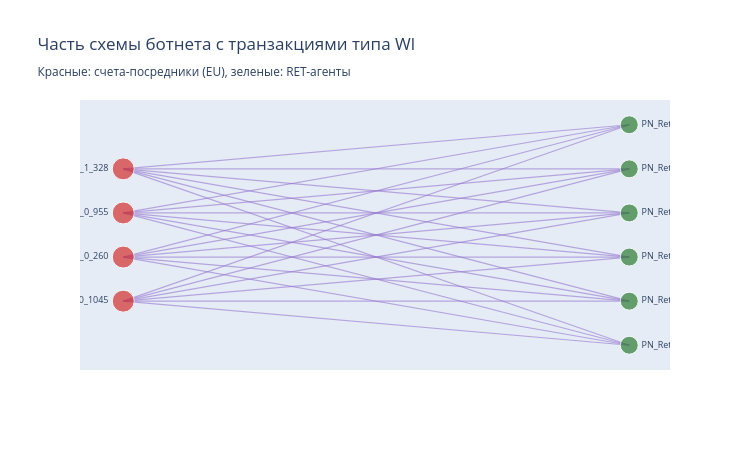

This figure's notebook cell:
### Code cell
pos_mule = {}
mule_list = sorted(mule_ids)
ret_list  = sorted(ret_ids)
for i, n in enumerate(mule_list):
    pos_mule[n] = (0, i - (len(mule_list) - 1) / 2)
for i, n in enumerate(ret_list):
    pos_mule[n] = (4, i - (len(ret_list) - 1) / 2)

edge_x_m, edge_y_m = [], []
for u, v in G_mule.edges():
    x0, y0 = pos_mule[u]
    x1, y1 = pos_mule[v]
    edge_x_m += [x0, x1, None]
    edge_y_m += [y0, y1, None]

edge_trace_mule = go.Scatter(
    x=edge_x_m, y=edge_y_m, mode='lines',
    line=dict(width=1.2, color='rgba(149,117,205,0.6)'), hoverinfo='none'
)

node_trace_mule = go.Scatter(
    x=[pos_mule[n][0] for n in G_mule.nodes()],
    y=[pos_mule[n][1] for n in G_mule.nodes()],
    mode='markers+text',
    text=[n for n in G_mule.nodes()],
    textposition=['middle left' if n in mule_ids else 'middle right' for n in G_mule.nodes()],
    textfont=dict(size=9),
    hoverinfo='text',
    hovertext=[
        f"{n}<br>Исходящих транзакций: {out_deg_mule.get(n, 0)}" if n in mule_ids
        else f"RET-агент: {n}<br>Входящих транзакций: {in_deg_mule.get(n, 0)}"
        for n in G_mule.nodes()
    ],
    marker=dict(
        size=[22 if n in mule_ids else 18 for n in G_mule.nodes()],
        color=['#D32F2F' if n in mule_ids else '#2E7D32' for n in G_mule.nodes()],
        line=dict(width=1, color='white')
    )
)

fig = go.Figure(
    data=[edge_trace_mule, node_trace_mule],
    layout=go.Layout(
        title='Часть схемы ботнета с транзакциями типа Wl<br>'
              '<sub>Красные: счета-посредники (EU), зеленые: RET-агенты</sub>',
        showlegend=False,
        xaxis=dict(showgrid=False, zeroline=False, showticklabels=False),
        yaxis=dict(showgrid=False, zeroline=False, showticklabels=False),
        width=750, height=450
    )
)
fig.show()

### Figure 1 — Plotly figure (JSON) as saved in the notebook; plotly's stock layout.template omitted (floating-point values rounded to 4 significant figures)
{"data": [{"hoverinfo": "none", "line": {"color": "rgba(149,117,205,0.6)", "width": 1.2}, "mode": "lines", "type": "scatter", "x": [0, 4, null, 0, 4, null, 0, 4, null, 0, 4, null, 0, 4, null, 0, 4, null, 0, 4, null, 0, 4, null, 0, 4, null, 0, 4, null, 0, 4, null, 0, 4, null, 0, 4, null, 0, 4, null, 0, 4, null, 0, 4, null, 0, 4, null, 0, 4, null, 0, 4, null, 0, 4, null, 0, 4, null, 0, 4, null, 0, 4, null, 0, 4, null], "y": [-0.5, -1.5, null, -0.5, -2.5, null, -0.5, 0.5, null, -0.5, -0.5, null, -0.5, 1.5, null, -0.5, 2.5, null, 1.5, 2.5, null, 1.5, 0.5, null, 1.5, -2.5, null, 1.5, 1.5, null, 1.5, -1.5, null, 1.5, -0.5, null, 0.5, 2.5, null, 0.5, -0.5, null, 0.5, 1.5, null, 0.5, -1.5, null, 0.5, 0.5, null, 0.5, -2.5, null, -1.5, 1.5, null, -1.5, 0.5, null, -1.5, -0.5, null, -1.5, 2.5, null, -1.5, -1.5, null, -1.5, -2.5, null]}, {"hoverinfo": "text", "hovertext": ["PN_EU_0_260<br>Исходящих транзакций: 167", "RET-агент: PN_Ret2<br>Входящих транзакций: 106", "PN_EU_1_328<br>Исходящих транзакций: 183", "RET-агент: PN_Ret6<br>Входящих транзакций: 129", "PN_EU_0_955<br>Исходящих транзакций: 197", "RET-агент: PN_Ret1<br>Входящих транзакций: 124", "RET-агент: PN_Ret4<br>Входящих транзакций: 142", "PN_EU_0_1045<br>Исходящих транзакций: 170", "RET-агент: PN_Ret5<br>Входящих транзакций: 114", "RET-агент: PN_Ret3<br>Входящих транзакций: 102"], "marker": {"color": ["#D32F2F", "#2E7D32", "#D32F2F", "#2E7D32", "#D32F2F", "#2E7D32", "#2E7D32", "#D32F2F", "#2E7D32", "#2E7D32"], "line": {"color": "white", "width": 1}, "size": [22, 18, 22, 18, 22, 18, 18, 22, 18, 18]}, "mode": "markers+text", "text": ["PN_EU_0_260", "PN_Ret2", "PN_EU_1_328", "PN_Ret6", "PN_EU_0_955", "PN_Ret1", "PN_Ret4", "PN_EU_0_1045", "PN_Ret5", "PN_Ret3"], "textfont": {"size": 9}, "textposition": ["middle left", "middle right", "middle left", "middle right", "middle left", "middle right", "middle right", "middle left", "middle right", "middle right"], "type": "scatter", "x": [0, 4, 0, 4, 0, 4, 4, 0, 4, 4], "y": [-0.5, -1.5, 1.5, 2.5, 0.5, -2.5, 0.5, -1.5, 1.5, -0.5]}], "layout": {"height": 450, "showlegend": false, "title": {"text": "Часть схемы ботнета с транзакциями типа Wl<br><sub>Красные: счета-посредники (EU), зеленые: RET-агенты</sub>"}, "width": 750, "xaxis": {"showgrid": false, "showticklabels": false, "zeroline": false}, "yaxis": {"showgrid": false, "showticklabels": false, "zeroline": false}}}
